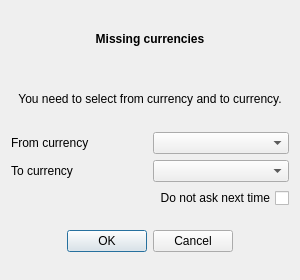
<?xml version="1.0" encoding="UTF-8"?>
<ui version="4.0">
 <class>CurrenciesDlg</class>
 <widget class="QDialog" name="CurrenciesDlg">
  <property name="geometry">
   <rect>
    <x>0</x>
    <y>0</y>
    <width>300</width>
    <height>280</height>
   </rect>
  </property>
  <property name="windowTitle">
   <string>Currencies</string>
  </property>
  <layout class="QVBoxLayout" name="verticalLayout">
   <item>
    <widget class="QLabel" name="label_title">
     <property name="font">
      <font>
       <weight>75</weight>
       <bold>true</bold>
      </font>
     </property>
     <property name="text">
      <string>Missing currencies</string>
     </property>
     <property name="alignment">
      <set>Qt::AlignCenter</set>
     </property>
    </widget>
   </item>
   <item>
    <widget class="QLabel" name="label_info">
     <property name="text">
      <string>You need to select from currency and to currency.</string>
     </property>
     <property name="alignment">
      <set>Qt::AlignCenter</set>
     </property>
     <property name="wordWrap">
      <bool>true</bool>
     </property>
    </widget>
   </item>
   <item>
    <layout class="QGridLayout" name="gridLayout">
     <item row="0" column="1">
      <widget class="QComboBox" name="cbFrom">
       <property name="sizePolicy">
        <sizepolicy hsizetype="Preferred" vsizetype="Preferred">
         <horstretch>0</horstretch>
         <verstretch>0</verstretch>
        </sizepolicy>
       </property>
      </widget>
     </item>
     <item row="0" column="0">
      <widget class="QLabel" name="lblFrom">
       <property name="text">
        <string>From currency</string>
       </property>
      </widget>
     </item>
     <item row="1" column="0">
      <widget class="QLabel" name="lblTo">
       <property name="text">
        <string>To currency</string>
       </property>
      </widget>
     </item>
     <item row="2" column="1" alignment="Qt::AlignLeft">
      <widget class="QCheckBox" name="cbDontAsk">
       <property name="sizePolicy">
        <sizepolicy hsizetype="Preferred" vsizetype="Preferred">
         <horstretch>0</horstretch>
         <verstretch>0</verstretch>
        </sizepolicy>
       </property>
       <property name="layoutDirection">
        <enum>Qt::RightToLeft</enum>
       </property>
       <property name="text">
        <string>Do not ask next time</string>
       </property>
      </widget>
     </item>
     <item row="1" column="1">
      <widget class="QComboBox" name="cbTo">
       <property name="sizePolicy">
        <sizepolicy hsizetype="Preferred" vsizetype="Preferred">
         <horstretch>0</horstretch>
         <verstretch>0</verstretch>
        </sizepolicy>
       </property>
      </widget>
     </item>
    </layout>
   </item>
   <item>
    <widget class="QDialogButtonBox" name="buttonBox">
     <property name="sizePolicy">
      <sizepolicy hsizetype="Preferred" vsizetype="Preferred">
       <horstretch>0</horstretch>
       <verstretch>0</verstretch>
      </sizepolicy>
     </property>
     <property name="standardButtons">
      <set>QDialogButtonBox::Cancel|QDialogButtonBox::Ok</set>
     </property>
     <property name="centerButtons">
      <bool>true</bool>
     </property>
    </widget>
   </item>
  </layout>
 </widget>
 <layoutdefault spacing="6" margin="11"/>
 <tabstops>
  <tabstop>cbFrom</tabstop>
  <tabstop>cbTo</tabstop>
  <tabstop>cbDontAsk</tabstop>
 </tabstops>
 <resources/>
 <connections>
  <connection>
   <sender>buttonBox</sender>
   <signal>accepted()</signal>
   <receiver>CurrenciesDlg</receiver>
   <slot>accept()</slot>
   <hints>
    <hint type="sourcelabel">
     <x>302</x>
     <y>276</y>
    </hint>
    <hint type="destinationlabel">
     <x>302</x>
     <y>152</y>
    </hint>
   </hints>
  </connection>
  <connection>
   <sender>buttonBox</sender>
   <signal>rejected()</signal>
   <receiver>CurrenciesDlg</receiver>
   <slot>reject()</slot>
   <hints>
    <hint type="sourcelabel">
     <x>302</x>
     <y>276</y>
    </hint>
    <hint type="destinationlabel">
     <x>302</x>
     <y>152</y>
    </hint>
   </hints>
  </connection>
 </connections>
 <designerdata>
  <property name="gridDeltaX">
   <number>2</number>
  </property>
  <property name="gridDeltaY">
   <number>2</number>
  </property>
  <property name="gridSnapX">
   <bool>true</bool>
  </property>
  <property name="gridSnapY">
   <bool>true</bool>
  </property>
  <property name="gridVisible">
   <bool>true</bool>
  </property>
 </designerdata>
</ui>
